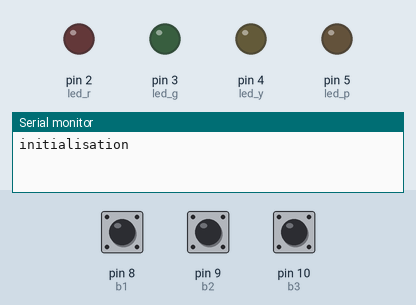
Recording of a sketch running on a simulated Arduino Uno, built with avr-gcc and run on an emulated ATmega328P. On the bench: output pins drawn as LEDs (lit = HIGH), the last lines printed to the serial monitor. The test bench sets the inputs (shaded band); at power-on: pin 8 (b1) HIGH, pin 10 (b3) HIGH, pin 9 (b2) HIGH.

Above: at 1.2 s.
1.3 s: pin 8 (b1) pulled LOW for 0.15 s
At 3.2 s:
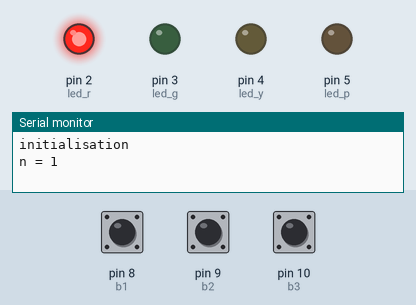
3.8 s: pin 10 (b3) pulled LOW for 0.15 s
At 5.1 s:
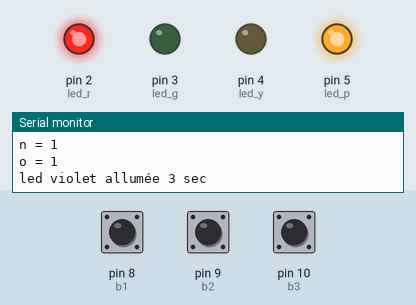
6.9 s: pin 9 (b2) pulled LOW for 3.2 s
At 7.4 s:
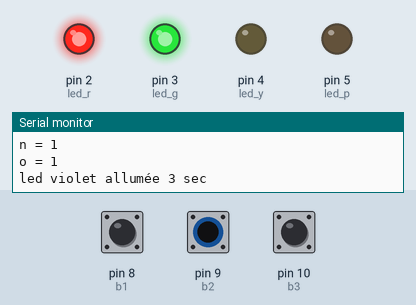
13.1 s: pin 10 (b3) pulled LOW for 3.2 s
At 17.0 s:
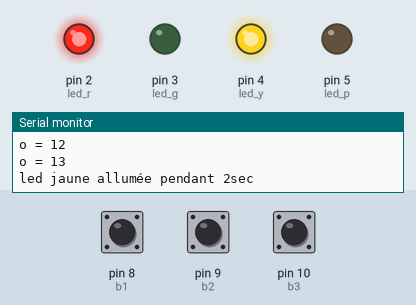
19.3 s: pin 8 (b1) pulled LOW for 1 s
At 21.5 s:
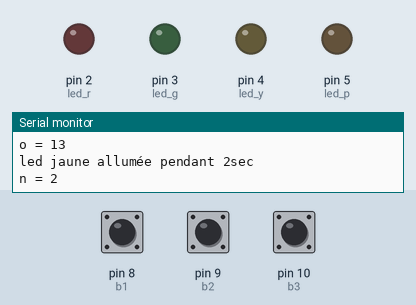
21.8 s: pin 9 (b2) pulled LOW for 0.15 s
At 22.9 s:
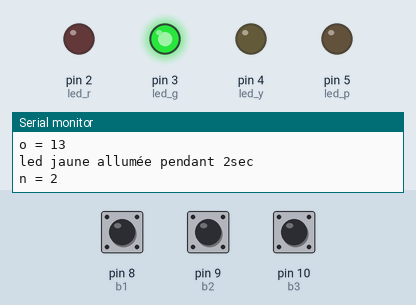
Timing chart, 0 to 25.9 s (numbered marks = the images above; inputs shaded):
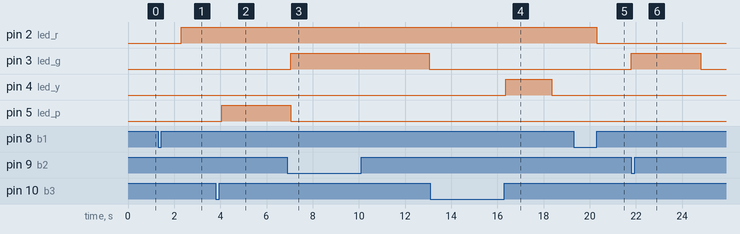

The sketch:

tp2-sortie.ino
```cpp
int led_r = 2, led_g = 3, led_y = 4, led_p = 5, b1 = 8, b2 = 9, b3 = 10;  //initialisation de tout le bronche utilisable
int n = 0, o = 0;                                                         //initialisation du compteur
void setup() {
  // put your setup code here, to run once:
  pinMode(led_r, OUTPUT);
  pinMode(led_g, OUTPUT);
  pinMode(led_y, OUTPUT);
  pinMode(led_p, OUTPUT);
  pinMode(b1, INPUT_PULLUP);
  pinMode(b2, INPUT_PULLUP);
  pinMode(b3, INPUT_PULLUP);
  Serial.begin(9600);
  Serial.println("initialisation");
  // Serial.println("initialisation");
}

void loop() {
  // put your main code here, to run repeatedly:
  while (digitalRead(b1) == LOW) {
    n = n + 1;
    delay(1000);  //Incrémenter n toutes les 250ms
    Serial.print("n = ");
    Serial.println(n);
  }

  while (digitalRead(b3) == LOW) {
    o = o + 1;
    delay(250);  //Incrémenter n toutes les 250ms
    Serial.print("o = ");
    Serial.println(o);
  }
  if (n % 2 != 0) {
    digitalWrite(led_r, HIGH);  // n=0;

                                // delay(6000);
  } else {
    digitalWrite(led_r, LOW);
  }
  if (digitalRead(b2) == LOW) {
    digitalWrite(led_g, HIGH);

    delay(3000);
    digitalWrite(led_g, LOW);
  }
  if (o > 0 && o < 4) {  //SI APPUYUI COURT ALLUMER LA LED purple
    digitalWrite(led_p, HIGH);
    Serial.println("led violet allumée 3 sec");
    delay(3000);
    digitalWrite(led_p, LOW);
    o = 0;
  } else if (o > 4) {  //SI APPUI LONG APPUYER LA LED yellow
    digitalWrite(led_y, HIGH);
    Serial.println("led jaune allumée pendant 2sec");
    delay(2000);
    digitalWrite(led_y, LOW);
    o = 0;
  }
}
```

Measured:
- after the input at 1.3 s, pin 2 (led_r): LOW → HIGH after 1.0 s
- after the input at 3.8 s, pin 5 (led_p): LOW → HIGH after 0.25 s
- after the input at 6.9 s, pin 3 (led_g): LOW → HIGH after 0.15 s, → LOW 6.0 s later
- after the input at 13.1 s, pin 4 (led_y): LOW → HIGH after 3.3 s, → LOW 2.0 s later
- after the input at 19.3 s, pin 2 (led_r): HIGH → LOW after 1.0 s
- after the input at 21.8 s, pin 3 (led_g): LOW → HIGH at once, → LOW 3.0 s later
